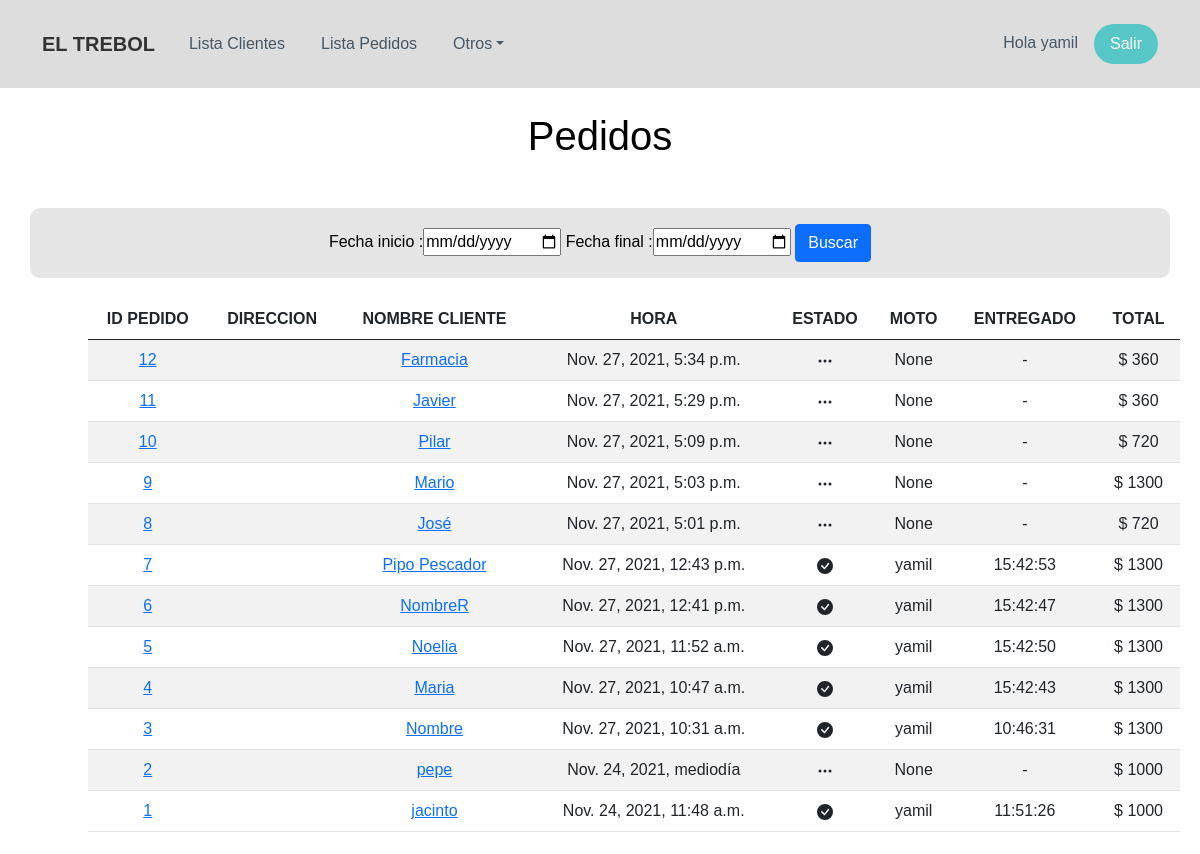
The page /lista_pedidos/ (signed in) on the database its author committed.
### MODULOS/Pedidos/models.py (models this page shows, shortened)
class Pedido(models.Model):
    hora=models.DateTimeField(auto_now_add=True)
    pedido=models.ForeignKey(NumeroPedido, on_delete=models.CASCADE, null=False, blank=False, related_name="pedido_numero")
    cliente=models.ForeignKey(Cliente, on_delete=models.CASCADE, null=False, blank=False)
    medio_pago=models.ForeignKey(MediosPagos, on_delete=models.CASCADE, null=True, blank=True, default=1)
    medio_contacto=models.ForeignKey(MediosContacto, on_delete=models.CASCADE, blank=False, null=False, related_name="medio_contacto", default=1)
    tipo_envio=models.ForeignKey(TiposEnvios, on_delete=models.CASCADE, default=1)
    estado=models.CharField(max_length=3, choices=ESTADOS, default="EP")
    entregado=models.DateTimeField(auto_now=True)
    moto=models.ForeignKey(User, on_delete=models.CASCADE, blank=True, null=True)
    codigoqr=models.ImageField(upload_to="" , null=True, blank=True)
    observaciones=CharField(max_length=100)
    paga_con=IntegerField(null=True, blank=True)
    total=models.IntegerField(null=True, blank=True)
    class Meta:
        ordering = ['-pedido']

class NumeroPedido(models.Model):
    pedido=models.AutoField(primary_key=True)
    hora=models.DateTimeField(auto_now=True)
    def __str__(self):
        t="{}"
        return t.format(self.pedido)

### MODULOS/Cliente/models.py (models this page shows, shortened)
class Cliente(models.Model):
    id_cliente= models.AutoField(primary_key=True)
    nombre=models.CharField(max_length=15)
    direccion=models.ForeignKey(Direccion, on_delete=models.CASCADE)
    telefono=models.PositiveBigIntegerField()
    es_whatsapp=models.CharField(choices=SI_NO, max_length=2)
    telefono2=models.PositiveBigIntegerField(blank=True, null=True)
    es_whatsapp2=models.CharField(blank=True, null=True, choices=SI_NO, max_length=2)
    categoria=models.CharField(max_length=50, blank=True, null=True)
    fecha_alta=models.DateField(auto_now=True)
    objects=models.Manager()

### MODULOS/Pedidos/views.py (the view)
# urls.py: path('lista_pedidos/', lista_pedidos, name="lista_pedidos"),
@login_required
def lista_pedidos(request):
    data=Pedido.objects.all()
    pag = Paginator(data,20)
    page_num=request.GET.get('page',1)
    try:
        page=pag.page(page_num)
    except EmptyPage:
        page=pag.page(1)
    filtro=PedidoFilter(request.GET, queryset=data)
    data=filtro.qs
    c={'filtro':filtro, 'items':page}
    return render(request,"lista_pedidos.html", c)

### templates/lista_pedidos.html (shortened to what this page needs)
{% extends 'base.html' %}
{% load static %}
{% block content %}
    <div class="container" style="margin-top:3vh;">
        <div class="row">
            <div class="col-md-12">
                <h1>Pedidos {{tipo_filtro.tipo_filtro}}</h1>
            </div>
        </div>
    </div>
    <div class="container" style="margin-top:5vh;">
        <div class="row"  >
            <div class="col text-center" style="background-color: rgba(0,0,0,0.1); padding: 2vh; border-radius: 10px;">
                <form method="GET" class="form-group">
                    {{filtro.form}}
                    <button class="btn btn-primary" type="submit">Buscar</button>
                </form>
            </div>
            <div class="row text-center" style="text-align: center;margin: 6px;margin-top: 21px;margin-right: 34px;margin-left: 34px;">
                <div class="col" style="text-align: center;">
                    <div class="col-md-12">
                        <div class="table-responsive">
                            <table class="table table-striped">
                                <thead>
                                    <tr>
                                        <th>ID PEDIDO</th>
                                        <th>DIRECCION</th>
                                        <th>NOMBRE CLIENTE</th>
                                        <th>HORA</th>
                                        <th>ESTADO</th>
                                        <th>MOTO</th>
                                        <th>ENTREGADO</th>
                                        <th>TOTAL</th>
                                    </tr>
                                </thead>
                                <tbody>
                                    {% for pedido in items %}
                                    <tr>
                                        <td><a href="{% url 'show_resume' pedido.pedido %}" >{{pedido.pedido}}</a></td>
                                        <td><a href="{% url 'detalles_cliente' pedido.cliente.pk %}">{{pedido.cliente.calle}} {{pedido.cliente.altura}} {{pedido.cliente.piso}} </a></td>
                                        <td> <a href="{% url 'detalles_cliente' pedido.cliente.pk %}">{{pedido.cliente.nombre}}</a></td>
                                        <td>{{pedido.hora}}</td>
                                        {% if pedido.estado == "EN" %}
                                        <td class="text-center">
                                        </td>
                                        {% else %}
                                        <td class="text-center">
                                            <svg xmlns="http://www.w3.org/2000/svg" width="1em" height="1em" viewBox="0 0 16 16" fill="currentColor" class="bi bi-three-dots">
                                                <path fill-rule="evenodd" d="M3 9.5a1.5 1.5 0 1 1 0-3 1.5 1.5 0 0 1 0 3zm5 0a1.5 1.5 0 1 1 0-3 1.5 1.5 0 0 1 0 3zm5 0a1.5 1.5 0 1 1 0-3 1.5 1.5 0 0 1 0 3z"></path>
                                            </svg>
                                        </td>
                                        {% endif %}
                                        <td>{{pedido.moto}}</td>
                                        {% if pedido.estado == "EN" %}
                                        <td>
                                            <span>{{pedido.entregado|time:"H:i:s"}} </span>
                                        </td>
                                        {% else %}
                                        <td>-</td>
                                        {% endif %}
                                        <td>$ {{pedido.total}}</td>
                                    </tr>
                                    {% endfor %}
                                </tbody>
                            </table>
                        </div>
                    </div>
                </div>
            </div>
    </div>
{% endblock content %}

### templates/base.html (shortened to what this page needs)
{% load static %}
<!DOCTYPE html>
<html lang="en">
<head>
    <link rel="stylesheet" href="{% static 'assets1/bootstrap/css/bootstrap.min.css' %}">
    <link rel="stylesheet" href="{% static 'assets1/fonts/fontawesome-all.min.css' %}">
    <link rel="stylesheet" href="{% static 'assets1/css/Navigation-with-Button.css' %}">
    <link rel="stylesheet" href="{% static 'assets/css/styles.css' %}">
    <link rel="stylesheet" href="{% static 'assets1/css/estilo_autocomplete.css' %}">
</head>
<body style="border-color: var(--bs-purple);">
    <nav class="navbar navbar-light navbar-expand-md navigation-clean-button" style="background: #dddddd;border-style: none;">
        <div class="container"><a class="navbar-brand" href="{% url 'index' %}">EL TREBOL</a>
            <div class="collapse navbar-collapse" id="navcol-1">
                <ul class="navbar-nav me-auto">
                    <li class="nav-item"><a class="nav-link" href="{% url 'lista_clientes'  %}" >Lista Clientes</a></li>
                    <li class="nav-item"><a class="nav-link" href="{% url 'lista_pedidos' %}">Lista Pedidos</a></li>
                    <li class="nav-item dropdown"><a class="dropdown-toggle nav-link" aria-expanded="false" data-bs-toggle="dropdown" href="#">Otros</a>
                    </li>
                </ul><span class="navbar-text actions"> <a class="login" href="#">Hola {{user}}</a><a class="btn btn-light action-button" role="button" href="{% url 'logout' %}">Salir</a></span>
            </div>
        </div>
    </nav>
    <div style="width: 100%; height: 90%">
        {% block content %}
        {% endblock content %}
    </div>
</body>
</html>

### static/assets1/css/Navigation-with-Button.css (style rules this page uses)
.navigation-clean-button { background: #fff; padding-top: .75rem; padding-bottom: .75rem; color: #333; border-radius: 0; box-shadow: none; border: none; margin-bottom: 0; }
@media (min-width:768px) { .navigation-clean-button { padding-top: 1rem; padding-bottom: 1rem; } }
.navigation-clean-button .navbar-brand { font-weight: bold; color: inherit; }
.navigation-clean-button.navbar .navbar-nav .nav-link { padding-left: 18px; padding-right: 18px; }
.navigation-clean-button.navbar-light .navbar-nav .nav-link { color: #465765; }
.navigation-clean-button .actions .login { margin-right: 1rem; text-decoration: none; color: #465765; }
.navigation-clean-button .navbar-text .action-button, .navigation-clean-button .navbar-text .action-button:active, .navigation-clean-button .navbar-text .action-button:hover { background: #56c6c6; border-radius: 20px; font-size: inherit; color: #fff; box-shadow: none; border: none; text-shadow: none; padding: .5rem 1rem; transition: background-color 0.25s; font-size: inherit; }

### static/assets/css/styles.css (style rules this page uses)
body { background-color: white; background-position: center center; background-attachment: fixed; background-repeat: no-repeat; background-size: cover; align-content: center; text-align: center; font-family:Verdana, Geneva, Tahoma, sans-serif; color: black; }

### rows shown on the page
Pedido: pedido "12", cliente.nombre "Farmacia", hora "Nov. 27, 2021, 5:34 p.m.", estado "EP" (drawn), moto "None", total "360"
Pedido: pedido "11", cliente.nombre "Javier", hora "Nov. 27, 2021, 5:29 p.m.", estado "EP" (drawn), moto "None", total "360"
Pedido: pedido "10", cliente.nombre "Pilar", hora "Nov. 27, 2021, 5:09 p.m.", estado "EP" (drawn), moto "None", total "720"
Pedido: pedido "9", cliente.nombre "Mario", hora "Nov. 27, 2021, 5:03 p.m.", estado "EP" (drawn), moto "None", total "1300"
Pedido: pedido "8", cliente.nombre "José", hora "Nov. 27, 2021, 5:01 p.m.", estado "EP" (drawn), moto "None", total "720"
Pedido: pedido "7", cliente.nombre "Pipo Pescador", hora "Nov. 27, 2021, 12:43 p.m.", estado "EN" (drawn), moto "yamil", entregado "15:42:53", total "1300"
Pedido: pedido "6", cliente.nombre "NombreR", hora "Nov. 27, 2021, 12:41 p.m.", estado "EN" (drawn), moto "yamil", entregado "15:42:47", total "1300"
Pedido: pedido "5", cliente.nombre "Noelia", hora "Nov. 27, 2021, 11:52 a.m.", estado "EN" (drawn), moto "yamil", entregado "15:42:50", total "1300"
Pedido: pedido "4", cliente.nombre "Maria", hora "Nov. 27, 2021, 10:47 a.m.", estado "EN" (drawn), moto "yamil", entregado "15:42:43", total "1300"
Pedido: pedido "3", cliente.nombre "Nombre", hora "Nov. 27, 2021, 10:31 a.m.", estado "EN" (drawn), moto "yamil", entregado "10:46:31", total "1300"
Pedido: pedido "2", cliente.nombre "pepe", hora "Nov. 24, 2021, mediodía", estado "EP" (drawn), moto "None", total "1000"
Pedido: pedido "1", cliente.nombre "jacinto", hora "Nov. 24, 2021, 11:48 a.m.", estado "EN" (drawn), moto "yamil", entregado "11:51:26", total "1000"

### other values the page prints
{{ user }} "yamil"
